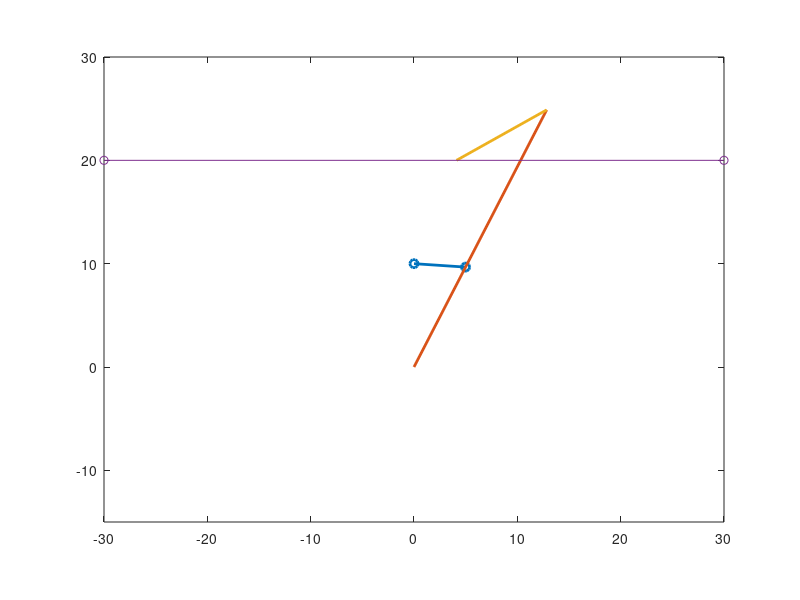

Source code (MATLAB):
%  MECANISMO PLAINA LIMADORA  

for teta2=0:0.1:4*pi;  %fazendo teta 2 variar de 0 a 4 pi( manivela gira 2 vezes)
    % comprimento dos elos
    l1=10;
    l2=5;
    l4=28;
    l5=10;
    a=20;
    
    l3=sqrt(l1^2+l2^2+2*l1*l2*sin(teta2));  %comprimento do elo 3
    teta3=acos((l2*cos(teta2))/l3);         % formula para teta3
    teta5=asin(-1*(l4*sin(teta3)-a)/l5)     % formula para teta 5
    l6=l4*cos(teta3)-l5*cos(teta5);         % comprimento do elo 6
    
    plot([0 l2*cos(teta2)],[l1 l1+l2*sin(teta2)],'o-','linewidth',2);hold on; % para plotar a manivela
    plot([0 l4*cos(teta3)],[0 l4*sin(teta3)],'linewidth',2);hold on;          % para plotar o elo 4
    plot([l4*cos(teta3) l6],[l4*sin(teta3) a],'linewidth',2);hold on;         % para plotar o elo 5
    plot([-30 30],[20 20],'o-');hold off;                                     % linha de referencia do controle deslizante
    
    axis(gca,'equal');
    axis([-30 30 -15 30]);
    
    
    pause(0.1)
   
    
end
    
    
